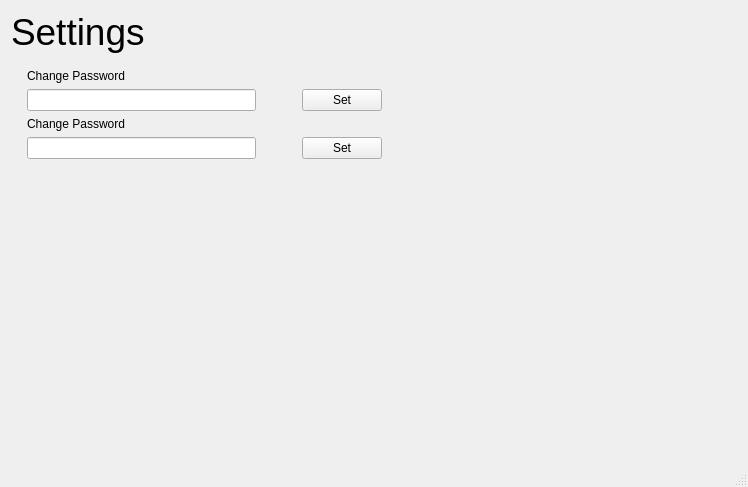
<?xml version="1.0" encoding="UTF-8"?>
<ui version="4.0">
 <class>settingsClass</class>
 <widget class="QMainWindow" name="settingsClass">
  <property name="geometry">
   <rect>
    <x>0</x>
    <y>0</y>
    <width>748</width>
    <height>487</height>
   </rect>
  </property>
  <property name="windowTitle">
   <string>settings</string>
  </property>
  <widget class="QWidget" name="centralWidget">
   <layout class="QGridLayout" name="gridLayout">
    <item row="0" column="0">
     <layout class="QVBoxLayout" name="verticalLayout">
      <item>
       <widget class="QLabel" name="label">
        <property name="sizePolicy">
         <sizepolicy hsizetype="Preferred" vsizetype="Fixed">
          <horstretch>0</horstretch>
          <verstretch>0</verstretch>
         </sizepolicy>
        </property>
        <property name="font">
         <font>
          <pointsize>28</pointsize>
         </font>
        </property>
        <property name="text">
         <string>Settings</string>
        </property>
       </widget>
      </item>
      <item>
       <spacer name="verticalSpacer_2">
        <property name="orientation">
         <enum>Qt::Vertical</enum>
        </property>
        <property name="sizeType">
         <enum>QSizePolicy::Fixed</enum>
        </property>
        <property name="sizeHint" stdset="0">
         <size>
          <width>20</width>
          <height>10</height>
         </size>
        </property>
       </spacer>
      </item>
      <item>
       <layout class="QVBoxLayout" name="verticalLayout_2">
        <property name="leftMargin">
         <number>16</number>
        </property>
        <item>
         <layout class="QHBoxLayout" name="horizontalLayout">
          <item>
           <layout class="QVBoxLayout" name="verticalLayout_4">
            <item>
             <widget class="QLabel" name="label_3">
              <property name="text">
               <string>Change Password</string>
              </property>
             </widget>
            </item>
            <item>
             <layout class="QHBoxLayout" name="horizontalLayout_2">
              <item>
               <widget class="QLineEdit" name="lineEdit_2"/>
              </item>
              <item>
               <spacer name="horizontalSpacer_2">
                <property name="orientation">
                 <enum>Qt::Horizontal</enum>
                </property>
                <property name="sizeType">
                 <enum>QSizePolicy::Minimum</enum>
                </property>
                <property name="sizeHint" stdset="0">
                 <size>
                  <width>40</width>
                  <height>20</height>
                 </size>
                </property>
               </spacer>
              </item>
              <item>
               <widget class="QPushButton" name="pushButton">
                <property name="text">
                 <string>Set</string>
                </property>
               </widget>
              </item>
             </layout>
            </item>
           </layout>
          </item>
          <item>
           <spacer name="horizontalSpacer">
            <property name="orientation">
             <enum>Qt::Horizontal</enum>
            </property>
            <property name="sizeHint" stdset="0">
             <size>
              <width>40</width>
              <height>20</height>
             </size>
            </property>
           </spacer>
          </item>
         </layout>
        </item>
        <item>
         <layout class="QHBoxLayout" name="horizontalLayout_4">
          <item>
           <layout class="QVBoxLayout" name="verticalLayout_5">
            <item>
             <widget class="QLabel" name="label_4">
              <property name="text">
               <string>Change Password</string>
              </property>
             </widget>
            </item>
            <item>
             <layout class="QHBoxLayout" name="horizontalLayout_5">
              <item>
               <widget class="QLineEdit" name="lineEdit_4"/>
              </item>
              <item>
               <spacer name="horizontalSpacer_3">
                <property name="orientation">
                 <enum>Qt::Horizontal</enum>
                </property>
                <property name="sizeType">
                 <enum>QSizePolicy::Minimum</enum>
                </property>
                <property name="sizeHint" stdset="0">
                 <size>
                  <width>40</width>
                  <height>20</height>
                 </size>
                </property>
               </spacer>
              </item>
              <item>
               <widget class="QPushButton" name="pushButton_3">
                <property name="text">
                 <string>Set</string>
                </property>
               </widget>
              </item>
             </layout>
            </item>
           </layout>
          </item>
          <item>
           <spacer name="horizontalSpacer_4">
            <property name="orientation">
             <enum>Qt::Horizontal</enum>
            </property>
            <property name="sizeHint" stdset="0">
             <size>
              <width>40</width>
              <height>20</height>
             </size>
            </property>
           </spacer>
          </item>
         </layout>
        </item>
       </layout>
      </item>
      <item>
       <spacer name="verticalSpacer">
        <property name="orientation">
         <enum>Qt::Vertical</enum>
        </property>
        <property name="sizeHint" stdset="0">
         <size>
          <width>20</width>
          <height>40</height>
         </size>
        </property>
       </spacer>
      </item>
     </layout>
    </item>
   </layout>
  </widget>
  <widget class="QStatusBar" name="statusBar"/>
 </widget>
 <layoutdefault spacing="6" margin="11"/>
 <resources/>
 <connections/>
</ui>
